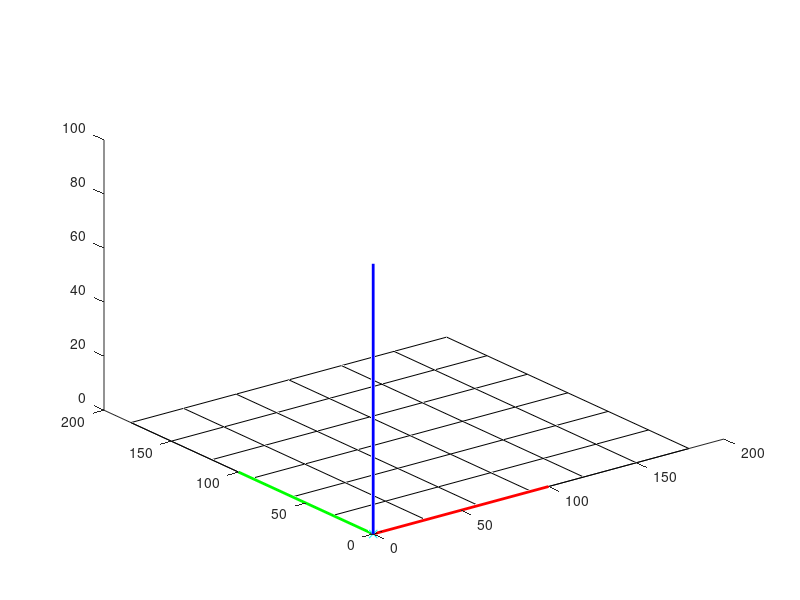

Here is the MATLAB script that generated this plot: (Note: this script raises an error after producing the figure.)
%% Verification plot
global R; global trans;
global H; global lpos;
global camO;
goodplot3d = figure;
% Plot world origin
plot3(0,0,0,'xc');
hold on
% Plot world axis
plot3([0 100],[0 0],[0 0],'r','LineWidth',2);
plot3([0 0],[0 100],[0 0],'g','LineWidth',2);
plot3([0 0],[0 0],[0 100],'b','LineWidth',2);

sqSize = 30;
for i=1:7
    plot3([(i-1)*sqSize (i-1)*sqSize],[0 6*sqSize],[0 0],'k')
end
for i=1:7
    plot3([0 6*sqSize],[(i-1)*sqSize (i-1)*sqSize],[0 0],'k')
end

% Plot world axis
plot3(camO(1),camO(2),camO(3),'or');

% Plot light source
plot3(lpos(1),lpos(2),lpos(3),'*y','markersize', 15);
plot3(lpos(1),lpos(2),lpos(3),'oy','markersize', 15);

% Plot camera axis
xcam = [100;0;0];
ycam = [0;100;0];
zcam = [0;0;100];

xworld=R'*xcam;
yworld=R'*ycam;
zworld=R'*zcam;

plot3([camO(1) camO(1)+xworld(1)],[camO(2) camO(2)+xworld(2)],[camO(3) camO(3)+xworld(3)],'r','LineWidth',2);
plot3([camO(1) camO(1)+yworld(1)],[camO(2) camO(2)+yworld(2)],[camO(3) camO(3)+yworld(3)],'g','LineWidth',2);
plot3([camO(1) camO(1)+zworld(1)],[camO(2) camO(2)+zworld(2)],[camO(3) camO(3)+zworld(3)],'b','LineWidth',2);

% plot pin1
%plot3([pinCenter{1}(1) pinTip{1}(1)],[pinCenter{1}(2) pinTip{1}(2)],[pinCenter{1}(3) pinTip{1}(3)],'r');

axis equal

%% Load gui again
gui
